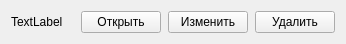
<?xml version="1.0" encoding="UTF-8"?>
<ui version="4.0">
 <class>team_widj</class>
 <widget class="QWidget" name="team_widj">
  <property name="geometry">
   <rect>
    <x>0</x>
    <y>0</y>
    <width>346</width>
    <height>51</height>
   </rect>
  </property>
  <property name="windowTitle">
   <string>team_widj</string>
  </property>
  <property name="layoutDirection">
   <enum>Qt::LeftToRight</enum>
  </property>
  <layout class="QHBoxLayout" name="horizontalLayout" stretch="1,0,0,0,0">
   <property name="spacing">
    <number>7</number>
   </property>
   <property name="sizeConstraint">
    <enum>QLayout::SetMaximumSize</enum>
   </property>
   <item>
    <widget class="QLabel" name="team_email">
     <property name="text">
      <string>TextLabel</string>
     </property>
    </widget>
   </item>
   <item>
    <spacer name="horizontalSpacer">
     <property name="orientation">
      <enum>Qt::Horizontal</enum>
     </property>
     <property name="sizeHint" stdset="0">
      <size>
       <width>40</width>
       <height>20</height>
      </size>
     </property>
    </spacer>
   </item>
   <item>
    <widget class="QPushButton" name="open_btn">
     <property name="text">
      <string>Открыть</string>
     </property>
    </widget>
   </item>
   <item>
    <widget class="QPushButton" name="change_btn">
     <property name="text">
      <string>Изменить</string>
     </property>
    </widget>
   </item>
   <item>
    <widget class="QPushButton" name="del_btn">
     <property name="text">
      <string>Удалить</string>
     </property>
    </widget>
   </item>
  </layout>
 </widget>
 <resources/>
 <connections/>
</ui>
